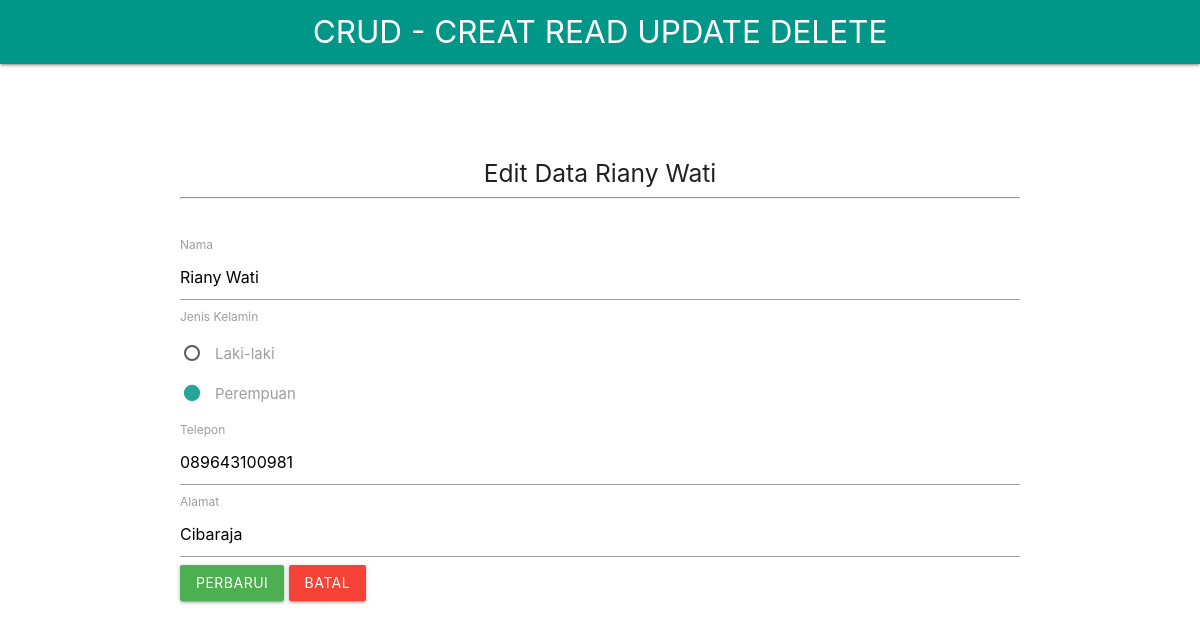
/edit.php?id=100005, run on the app's committed database.
### tables this page shows
CREATE TABLE `mahasiswa` (
  `id_mahasiswa` int(50) NOT NULL,
  `nama` text NOT NULL,
  `jenis_kelamin` text NOT NULL,
  `alamat` text NOT NULL,
  `telepon` text NOT NULL
);

### edit.php (the view, shortened to what this page needs)
<html>
<head>
    <link rel="stylesheet" href="style/materialize.min.css" />
</head>
<body>
    <nav>
        <div class="nav-wrapper teal">
            <div class="container">
                <a href="index.php" class="brand-logo center white-text">CRUD - CREAT READ UPDATE DELETE</a>
            </div>
        </div>
    </nav>
    <?php
	include"koneksi.php";
	$data = mysqli_query ($koneksi, " select
											id_mahasiswa,
											nama,
											jenis_kelamin,
											telepon,
											alamat
									  from
									  mahasiswa
									  where id_mahasiswa = $_GET[id]");
	$row = mysqli_fetch_array ($data);
?>
    <div class="container" style="margin-top:8%">
        <div class="row">
            <div class="col-md-8 col-md-offset-2">
                <p>
                    <center>
                        <h5>Edit Data <?= $row['nama'] ; ?></h5>
                        <hr>
                    </center>
                </p>
                <br>
                <form role="form" method="post" action="update.php">
                    <div class="form-group">
                        <label>Nama</label>
                        <input class="form-control" name="nama" value="<?php echo $row['nama'] ; ?>">
                    </div>
                    <div class="form-group">
                        <label>Jenis Kelamin</label>
                        <p>
                            <label>
                                <span>Laki-laki</span>
                            </label>
                        </p>
                        <p>
                            <label>
                                <span>Perempuan</span>
                            </label>
                        </p>
                    </div>
                    <div class="form-group">
                        <label>Telepon</label>
                        <input class="form-control" name="telepon" value="<?php echo $row['telepon'] ; ?>">
                    </div>
                    <div class="form-group">
                        <label>Alamat</label>
                        <input class="form-control" name="alamat" value="<?php echo $row['alamat'] ; ?>">
                    </div>
                    <button type="submit" class="btn green">Perbarui</button>
                    <a href="index.php" class="btn red" style="margin-right:1%;">Batal</a>
                </form>
            </div>
        </div>
    </div>
</body>
</html>

### data on the page
mahasiswa: nama "Riany Wati", telepon "089643100981", alamat "Cibaraja"
